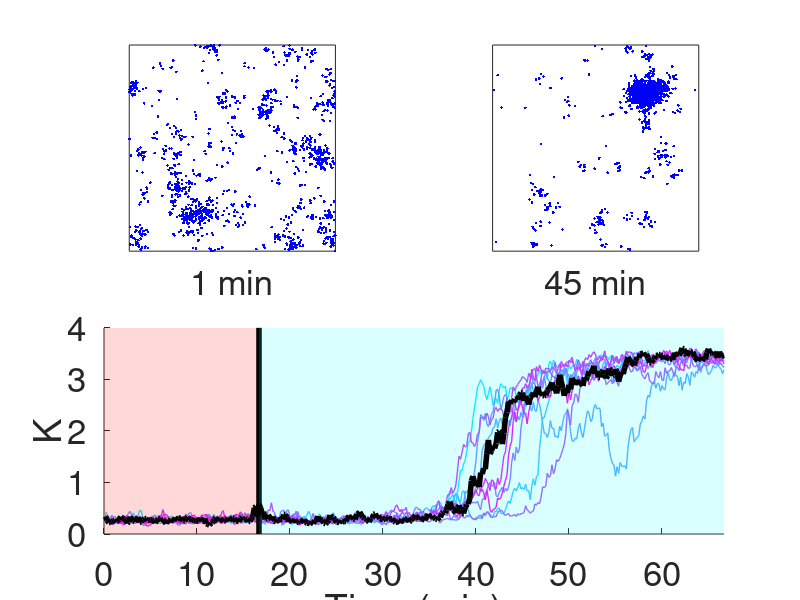

MATLAB code for this plot:
% Simulations were performed with 3000 Cdc42, 170 Bem1-GEF, 30 Far1-GEF,
% and 2500 receptors, and the initial conditions were uniformly distributed 
% molecules. Uniform pheromone was applied to the domain from 0 to 1000 
% seconds to generate relocating polarity sites. A pheromone gradient was 
% applied to the domain from 1000 to 4000 seconds for stabilization of
% the polarity sites.

% Plot Ripley's K function values.
load('FigureData/Figure5C.mat')
seeds = 10;
% Color map for the plots.
cmap = cool(seeds);
% Time in the unit of minutes.
time = (0:10:4000)/60;
figure('units','pixels','position',[300 300 500 600]); 
for j = 1:seeds
    subplot(2,2,[3,4]); hold on
    % Plot time series of K
    plot(time,K(j,:),'color',cmap(j, :),'linewidth',1)
end
% Mark the time point where uniform pheromone was switched to a pheromone
% gradient.
patch([0,0,1000/60,1000/60],[0,4,4,0],'r',...
    'edgecolor','r','facealpha',0.15,'edgealpha',0.15)
plot([1000/60,1000/60],[0,4],'k-','linewidth',4)
patch([4000/60,4000/60,1000/60,1000/60],[0,4,4,0],'c',...
    'edgecolor','c','facealpha',0.15,'edgealpha',0.15)
ylim([0,4])
xlim([0,4000/60])
xlabel('Time (min)')
ylabel('K')
set(gca,'fontsize',25)

% Mark one line of K in black and  plotted its snapshots of Cdc42-GTP
% at different time points. 
plot(time,K(1,:),'color','k','linewidth',4)
load('Coordinates/Figure5C_coordinates.mat')
L = 8.8623; % domain length
subplot(2,2,1)
plot(x_1,y_1,'b.')
xticks([]); yticks([]); ylim([0,L]); xlim([0,L]); axis square;
xlabel('1 min','fontsize',25)

subplot(2,2,2)
plot(x_2,y_2,'b.')
xticks([]); yticks([]); ylim([0,L]); xlim([0,L]); axis square;
xlabel('45 min','fontsize',25)
